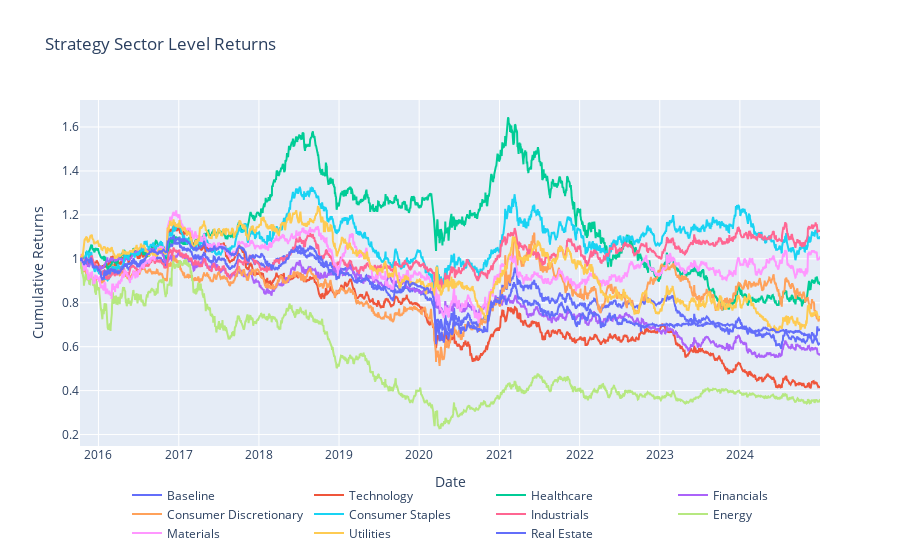

Notebook code cell kept with this figure:
### Markdown cell above
*ii)* Strategy at Sector Level

### Code cell
fig = go.Figure()


for strategy in sector_baseline_returns:

    fig.add_trace(
        go.Scatter(
            x = sector_baseline_returns.index,
            y = sector_baseline_returns[strategy],
            name = strategy
        )
    )

fig.update_layout(title = 'Strategy Sector Level Returns',
    legend=dict(orientation="h",yanchor="top",y=-0.1,xanchor="center",x=0.5),)
fig.update_yaxes(title = 'Cumulative Returns')
fig.update_xaxes(title = 'Date')
fig.show()

### Figure 1 — Plotly figure (JSON) as saved in the notebook; plotly's stock layout.template omitted (floating-point values rounded to 4 significant figures; data arrays with more than 128 entries replaced by an {"elided": "..."} marker saying what was removed)
{"data": [{"name": "Baseline", "type": "scatter", "x": {"elided": "2322 str values"}, "y": {"elided": "2322 float values"}}, {"name": "Technology", "type": "scatter", "x": {"elided": "2322 str values"}, "y": {"elided": "2322 float values"}}, {"name": "Healthcare", "type": "scatter", "x": {"elided": "2322 str values"}, "y": {"elided": "2322 float values"}}, {"name": "Financials", "type": "scatter", "x": {"elided": "2322 str values"}, "y": {"elided": "2322 float values"}}, {"name": "Consumer Discretionary", "type": "scatter", "x": {"elided": "2322 str values"}, "y": {"elided": "2322 float values"}}, {"name": "Consumer Staples", "type": "scatter", "x": {"elided": "2322 str values"}, "y": {"elided": "2322 float values"}}, {"name": "Industrials", "type": "scatter", "x": {"elided": "2322 str values"}, "y": {"elided": "2322 float values"}}, {"name": "Energy", "type": "scatter", "x": {"elided": "2322 str values"}, "y": {"elided": "2322 float values"}}, {"name": "Materials", "type": "scatter", "x": {"elided": "2322 str values"}, "y": {"elided": "2322 float values"}}, {"name": "Utilities", "type": "scatter", "x": {"elided": "2322 str values"}, "y": {"elided": "2322 float values"}}, {"name": "Real Estate", "type": "scatter", "x": {"elided": "2322 str values"}, "y": {"elided": "2322 float values"}}], "layout": {"legend": {"orientation": "h", "x": 0.5, "xanchor": "center", "y": -0.1, "yanchor": "top"}, "title": {"text": "Strategy Sector Level Returns"}, "xaxis": {"title": {"text": "Date"}}, "yaxis": {"title": {"text": "Cumulative Returns"}}}}
